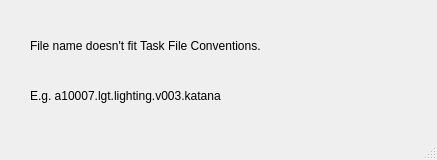
<?xml version="1.0" encoding="UTF-8"?>
<ui version="4.0">
 <class>MainWindow</class>
 <widget class="QMainWindow" name="MainWindow">
  <property name="geometry">
   <rect>
    <x>0</x>
    <y>0</y>
    <width>437</width>
    <height>160</height>
   </rect>
  </property>
  <property name="windowTitle">
   <string>MainWindow</string>
  </property>
  <widget class="QWidget" name="centralwidget">
   <widget class="QLabel" name="label">
    <property name="geometry">
     <rect>
      <x>30</x>
      <y>20</y>
      <width>371</width>
      <height>51</height>
     </rect>
    </property>
    <property name="text">
     <string>File name doesn't fit Task File Conventions.  </string>
    </property>
   </widget>
   <widget class="QLabel" name="label_2">
    <property name="geometry">
     <rect>
      <x>30</x>
      <y>70</y>
      <width>311</width>
      <height>51</height>
     </rect>
    </property>
    <property name="text">
     <string>E.g. a10007.lgt.lighting.v003.katana</string>
    </property>
   </widget>
  </widget>
  <widget class="QStatusBar" name="statusbar"/>
 </widget>
 <resources/>
 <connections/>
</ui>
